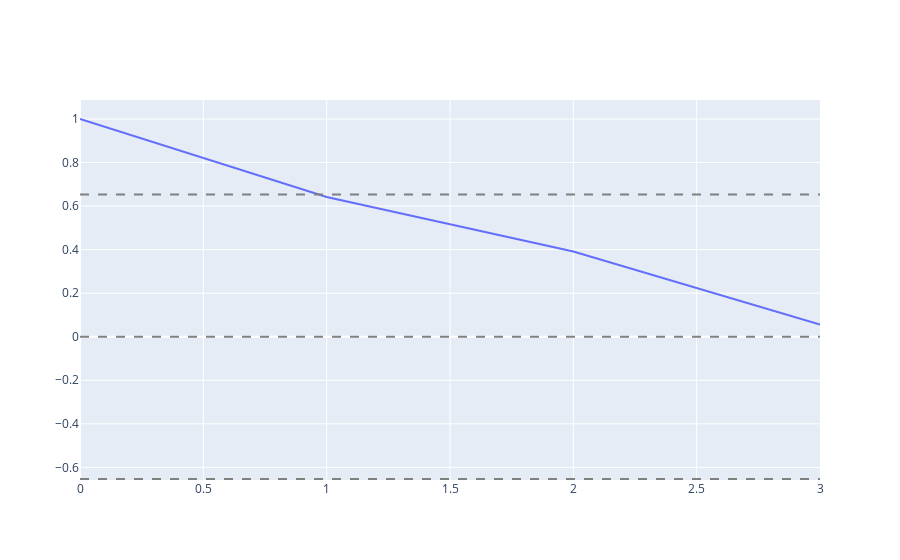

The code cell stored with this chart in its notebook:
### Code cell
fig = go.Figure()

fig.add_trace(go.Scatter(y=jalisco_acf, mode='lines'))
fig.add_hline(y=0, line_dash="dash", line_color="gray")
fig.add_hline(y=CONFIDENCE_INTERVAL, line_dash="dash", line_color="gray")
fig.add_hline(y=-CONFIDENCE_INTERVAL, line_dash="dash", line_color="gray")
# fig.add_trace(go.Scatter(y=CONFIDENCE_INTERVAL, mode='lines'))

fig.show()

### Figure 1 — Plotly figure (JSON) as saved in the notebook; plotly's stock layout.template omitted (floating-point values rounded to 4 significant figures)
{"data": [{"mode": "lines", "y": [1.0, 0.642, 0.3918, 0.05649], "type": "scatter"}], "layout": {"shapes": [{"line": {"color": "gray", "dash": "dash"}, "type": "line", "x0": 0, "x1": 1, "xref": "x domain", "y0": 0, "y1": 0, "yref": "y"}, {"line": {"color": "gray", "dash": "dash"}, "type": "line", "x0": 0, "x1": 1, "xref": "x domain", "y0": 0.6533, "y1": 0.6533, "yref": "y"}, {"line": {"color": "gray", "dash": "dash"}, "type": "line", "x0": 0, "x1": 1, "xref": "x domain", "y0": -0.6533, "y1": -0.6533, "yref": "y"}]}}
